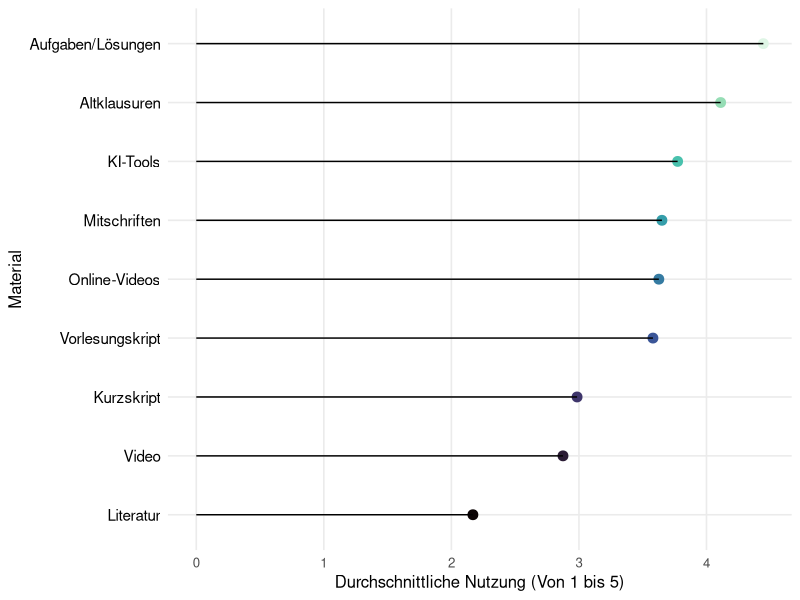
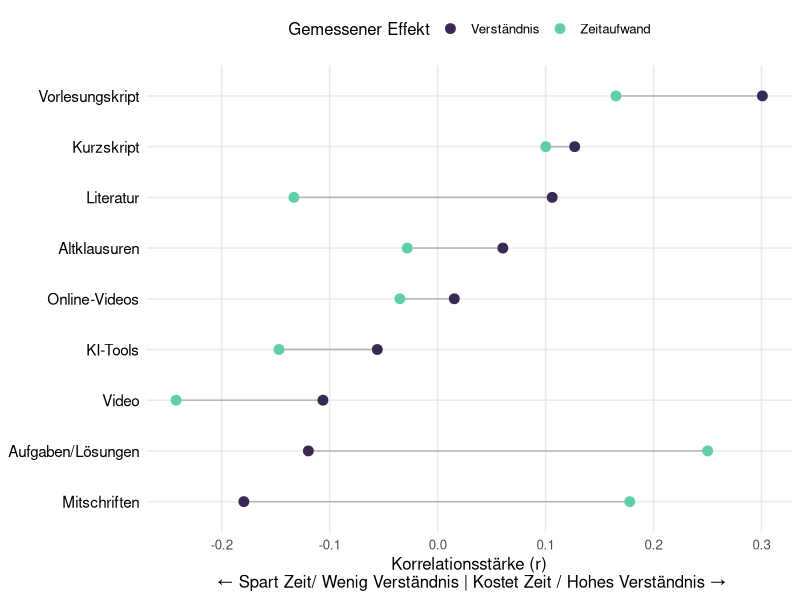
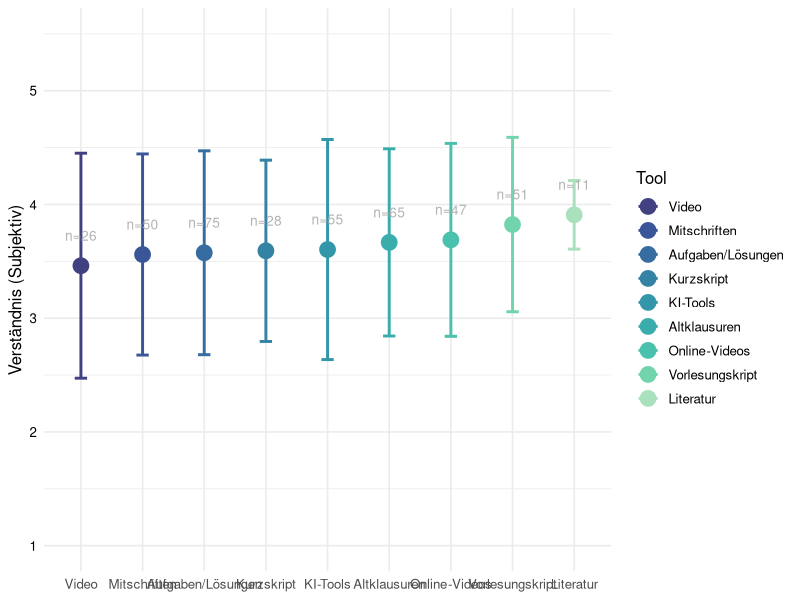
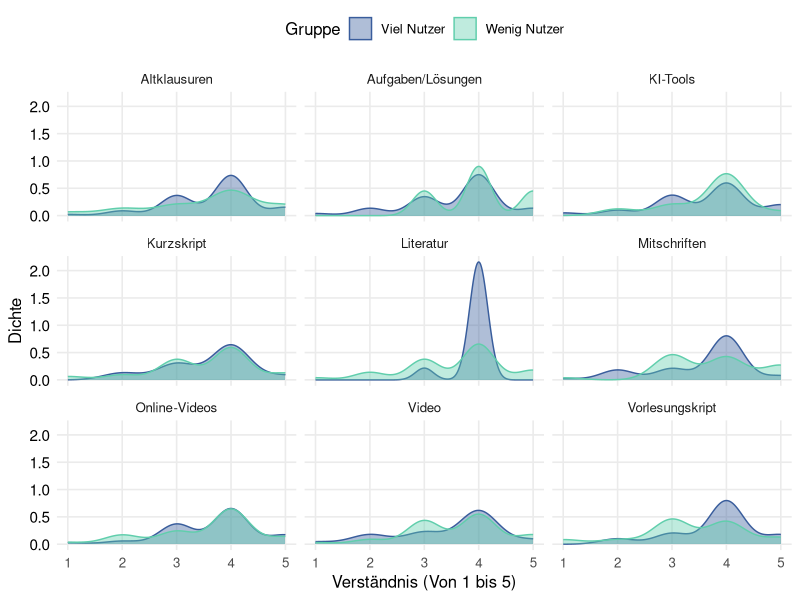
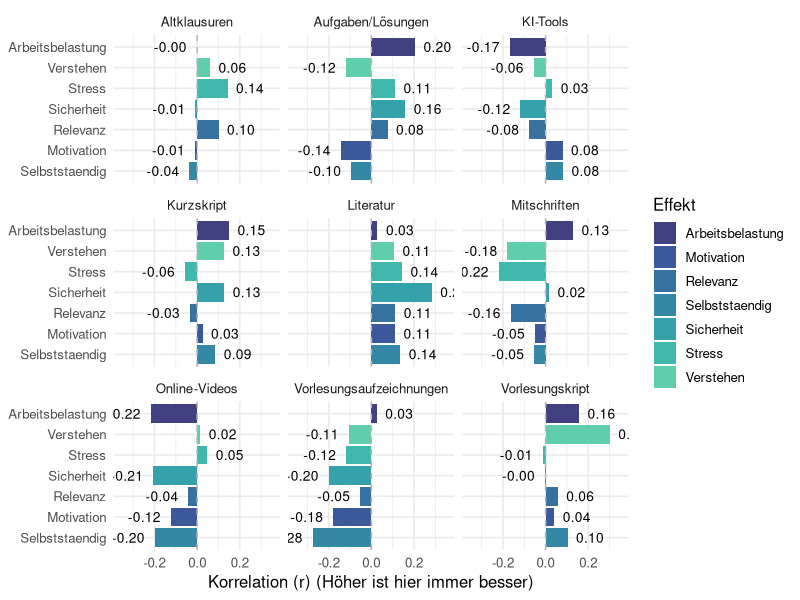

Write the R code that produced these figures, in order. (Note: this script raises an error after producing the figures.)

#Library installieren 
library(tidyverse)

#Reinladen der Umfrage ins global Enviorment
survey.data <- read.csv("results-survey_cleaned.csv")

#Frage/Plot 1 - Ein abbild zeigen von dem was wir eigentlich grade Nutzen
#Die Idee hinter diesem Plot ist für die Analyse dann um den Roten Faden zu halten erstmal zu zeigen was 
#die Studenten eigentlich Nutzen, damit wir nachher Zeigen können das obwohl KI und Digitale Lernmittel
#häufig genutzt werden sie nicht mit einer erfahrung

#Wir extrahieren die passenden Informationen aus unserer Umfrage für unseren Plot
plot.1.data <- survey.data %>%
  #Wir wählen uns die wichtigen Daten aus der Befragung aus (Hier: Die Daten zur Nutzung)
  select(starts_with("Nutzung")) %>%
  #Wir fassen alles zusammen indem wir den Durschnitt für alle mittel ausrechnen und fehlende Werte entfernen
  summarise(across(everything(), mean, na.rm = TRUE)) %>%
  #Wir Formen unser Material um damit wir das ganze mit ggplot vernünftig erstellen 
  #können und bennen Material und den Score richtig um 
  pivot_longer(everything(), names_to = "Material", values_to = "Score") %>%
  
  #Wir entfernen von den Spalten die bleibsel der csv Datei und Sortieren
  #es so das zuerst die Materialspalte und dann die Scorespalte kommt
  mutate(
    Material = str_remove_all(Material, "Nutzung_|_Num"),
  ) %>%
  
  mutate(
    Material = recode(Material,
                  "YouTube" = "Online-Videos",
                  "KI" = "KI-Tools",
                  "Videos" = "Vorlesungsaufzeichnungen",
                  "Musterloesung" = "Aufgaben/Lösungen",
                  "Buecher" = "Literatur",
                  "Skript" = "Vorlesungskript")
  ) %>%
  
  mutate( Material = fct_reorder(Material, Score))

#Wir erstellen unseren Plot für das erste Thema 
plot1 <- ggplot(plot.1.data, aes(x = Score, y = Material)) +
  #Wir erstellen einen kleinen Punkt an der Spitze der Nutzung
  geom_point(size = 3, aes(color = Material)) +
  #Wir zeichnen eine Linie die bis zu dem eben gezeichneten Punkt geht 
  geom_segment(aes(
    x = 0,
    xend = Score,
    y = Material,
    yend = Material
  )) +
  #Hinzufügen von Achsenbeschriftungen
  labs(x = "Durchschnittliche Nutzung (Von 1 bis 5)",
       y = "Material") +
  #Minimal Theme und Farbpallete für Optik vom Plots
  theme_minimal(base_size = 12) +
  theme(
    legend.position = "none", 
    panel.grid.minor = element_blank(),
    plot.title = element_text(face = "bold", size = 16), 
    axis.text.y = element_text(color = "black", size = 11)
  ) +
  scale_color_viridis_d(option = "mako") 

#Wir speichern unsere Grafik fürs Github Projekt
ggsave("Plot1.Nutzung.pdf",
       plot = plot1,
       device = "pdf",
       width = 12,
       height = 4.5)

#Frage/Plot 2 - Zeigen das viele Studenten sich Zeitersparnis beim Studium wünschen

#Um für diese Frage einen guten Plot zu erstellen müssen wir uns erstmal
#anschauen wie Zeitaufwand und Material Korrelieren

cor.time <- survey.data %>%
  summarise(across( 
    starts_with("Nutzung"), #Für alle Spalten die mit "Nutzung" anfangen in der csv
    ~ cor(.x, Effekt_Zeitaufwand_Num, use = "complete.obs") #Berechnen wir die Korrelation mit dem Zeitaufwand
  )) %>%
  #Wir beschriften unsere Zeilen wieder um und formen sie in lange Reihen um
  pivot_longer(everything(), names_to = "Material", values_to = "Zeit.Effekt")

#jetzt bauen wir diese Korrelationswerte auch für den zusammenhang mit dem Verständnis zusammen

cor.understanding <- survey.data %>%
  summarise(across( 
    starts_with("Nutzung"), #Wir nehmen uns wieder alle Nutzungsspalten
    ~ cor(.x, Qualitaet_Verstehen_Num, use = "complete.obs") #Berechnen nur diesesmal die Korrelation mit dem Verständnis
  )) %>%
  
  #Wir beschriften unsere Zeilen wieder um und formen sie in lange Reihen um
  pivot_longer(everything(), names_to = "Material", values_to = "Verstaendnis.Effekt")


#jetzt haben wir die Korrelationsdaten von Zeit und Verständnis wir wollen jetzt diese
#Kombinieren in einen Datensatz den wir dann in ggplot übergeben können

plot.2.data <- left_join(cor.time, cor.understanding, by = "Material") %>%
  mutate(
    Material = str_remove_all(Material, "Nutzung_|_Num"), #Wir entfernen wieder die Umfrage überbleibsel
  ) %>%
  
  mutate(
    Material = recode(Material,
                      "YouTube" = "Online-Videos",
                      "KI" = "KI-Tools",
                      "Videos" = "Vorlesungsaufzeichnungen",
                      "Musterloesung" = "Aufgaben/Lösungen",
                      "Buecher" = "Literatur",
                      "Skript" = "Vorlesungskript")
  ) %>%
  
  mutate( Material = fct_reorder(Material, Verstaendnis.Effekt))

#Jetzt können wir unseren finalen ggplot Erstellen das hier wird ein Dumbell Plot 
plot2 <- ggplot(plot.2.data) +
  
  #Dieser Teil baut die Linie in der mitte die die Beiden Korrelationswerte miteinander verbindet 
  geom_segment(aes(
    y = Material, yend = Material,
    x = Zeit.Effekt, xend = Verstaendnis.Effekt
  ), color = "grey70") +
  
  #Hier erstellen wir den Punkt für die Zeit auf dem Graphen
  geom_point(aes(x = Zeit.Effekt, y = Material, color = "Zeitaufwand"), size = 3) +
  
  #Das Hier ist der Punkt für das Verständnis
  geom_point(aes(x = Verstaendnis.Effekt, y = Material, color = "Verständnis"), size = 3) +
  
  #Hier nehmen wir unsere Standard Farbpalette 
  scale_color_viridis_d(option = "mako", begin = 0.2, end = 0.8) +
  #Wir erstellen Überschrift und Achsenbeschriftungen für die Verständnis
  labs(
    x = "Korrelationsstärke (r)\n ← Spart Zeit/ Wenig Verständnis | Kostet Zeit / Hohes Verständnis →",
    y = NULL,
    color = "Gemessener Effekt"
  ) +
  #Wir editieren unser Theme minimal etwas damit es unseren Anforderungen entspricht
  theme_minimal(base_size = 12) +
  theme(
    legend.position = "top", #Sorgt dafür das die Legende oben ist 
    panel.grid.minor = element_blank(),
    plot.title = element_text(face = "bold", size = 16), #Überschrift Makieren und Richtige Größe einstellen 
    axis.text.y = element_text(color = "black", size = 11) #Achsenbeschriftung einfärben und Größe Richtig bestimmen
  )

#Wir speichern wieder unseren Plot 
ggsave("Plot2.cor.time.verst.pdf",
       plot = plot2,
       device = "pdf",
       width = 12,
       height = 4.5)

#Frage/Plot 3 - Welche Materialien Korrelieren Tatsächlich mit dem Gefühl des Veständnis

plot.3.data <- survey.data %>%
  
  #Wir brauchen das verständnis und alle Nutzungs-Spalten
  select(Qualitaet_Verstehen_Num, starts_with("Nutzung")) %>%
  
  #Wir drehen wieder für ggplot die Daten damit alles untereinander steht 
  pivot_longer(
    cols = starts_with("Nutzung"),
    names_to = "Tool",
    values_to = "Haeufigkeit"
  ) %>%
  
  #Wir räumen wieder die Namen auf 
  mutate(Tool = str_remove_all(Tool, "Nutzung_|_Num")) %>%
  
  #Wir filtern alle die das Tool regelmäßig Nutzen
  filter(Haeufigkeit >= 4) %>%
  
  #Wir rechnen absofort pro Tool
  group_by(Tool) %>%
  
  #Jetzt berechnen wir die Werte die wir für den Plot eigentlich brauchen
  summarise(
    Note = mean(Qualitaet_Verstehen_Num, na.rm = TRUE), #Berechnung des Durchschnitts
    Streuung = sd(Qualitaet_Verstehen_Num, na.rm = TRUE), #Fehlerbalken
    Anzahl.User = n() #Wir zeigen an wie viele Nutzer es gab so kann man die aussagekräftigkeit besser einschätzen
  ) %>%
  
  mutate(
    Tool = recode(Tool,
                      "YouTube" = "Online-Videos",
                      "KI" = "KI-Tools",
                      "Videos" = "Vorlesungsaufzeichnungen",
                      "Musterloesung" = "Aufgaben/Lösungen",
                      "Buecher" = "Literatur",
                      "Skript" = "Vorlesungskript")
  ) %>%
  
  #Sortieren die Notes so das die beste vorne steht 
  mutate(Tool = fct_reorder(Tool, Note, .desc = FALSE))


#Jetzt erstellen wir unseren Mean/Error Plot 
plot3 <- ggplot(plot.3.data, aes(x = Tool, y = Note, color = Tool)) +
  
  #Zuerst erstellen wir den Fehlerbalken
  geom_errorbar(aes(ymin = Note - Streuung, ymax = Note + Streuung),
                width = 0.2, size = 1) +
  #Der Punkt welcher unseren durchschnittswert darstellt 
  geom_point(size = 5) +
  
  #Text Label damit man sieht wie viele Leute zu einer Häufigen Lerngruppe gehören
  geom_text(aes(label = paste0("n=", Anzahl.User)),
            vjust = -2.5, size = 3.5, color = "grey70") +
  
  #Auswählen der Farbpalette
  scale_colour_viridis_d(option = "mako", begin = 0.3, end = 0.9) +
  
  #Jezt fixieren wir die Achsen 
  scale_y_continuous(limits = c(1, 5.5), breaks = 1:5) +
  
  #Beschriftung(WIP)
  labs(
    y = "Verständnis (Subjektiv)",
    x = NULL 
  ) +
  theme_minimal(base_size = 12) +
  theme(
    axis.text.y = element_text(color = "black"),
    legend.position = "right"
  )

#Wir speichern wieder unseren Plot
ggsave("Plot3.Errorplot.pdf",
       plot = plot3,
       device = "pdf",
       width = 12,
       height = 4.5)


#Frage/Plot 4 - Macht es einen unterschied für die Note, ob ich ein Tool viel oder wenig nutze?

#Wir erstellen hierfür einen Density Plot, ursprünglich wollte ich nen einfachen 
#Boxplot verwenden aber das war mir ein wenig zu langweilig

#Wir starten wie immer mit unserer datenumformung
plot.4.data <- survey.data %>%
  
  #Wir wählen die Zeilen aus die wir brauchen das Verständnis und Nutzung 
  #von KI und Youtube im Vergleich mit Skript und Büchern
  select(Qualitaet_Verstehen_Num,
         starts_with("Nutzung_")) %>%
  
  #Wir drehen die Daten wieder für den ggplot
  pivot_longer(cols = starts_with("Nutzung_"),
               names_to = "Tool",
               values_to = "Haeufigkeit") %>%
  
  #Wir machen unseren Datensatz wieder für den Plot "sauber"
  mutate(Tool = str_remove_all(Tool, "Nutzung_|_Num")) %>%
  
  #Wir filtern alle störenden NAs raus 
  filter(!is.na(Haeufigkeit), !is.na(Qualitaet_Verstehen_Num)) %>%
  
  #Jetzt unterscheiden wir die Studenten in 2 Gruppen
  mutate(Gruppe = if_else(Haeufigkeit >= 4,
                          "Viel Nutzer",
                          "Wenig Nutzer")) %>%
  
  mutate(
    Tool = recode(Tool,
                      "YouTube" = "Online-Videos",
                      "KI" = "KI-Tools",
                      "Videos" = "Vorlesungsaufzeichnungen",
                      "Musterloesung" = "Aufgaben/Lösungen",
                      "Buecher" = "Literatur",
                      "Skript" = "Vorlesungskript")
  ) 
  

#Jetzt erstellen wir unseren density Plot 
plot4 <- ggplot(plot.4.data, aes(x = Qualitaet_Verstehen_Num, fill = Gruppe, color = Gruppe)) +
  
  #Wir erstellen unseren density Plot mit alpha = 0.4 damit die Hügel transparent sind 
  geom_density(alpha = 0.4) +
  
  #Dieser Befehl sorgt dafür das wir sozusagen Mini Plots für jedes der Materialien erstellen 
  facet_wrap(~Tool) +
  
  #Hier nehmen wir unsere Standard Farbpalette 
  scale_fill_viridis_d(option = "mako", begin = 0.4, end = 0.8) +
  scale_color_viridis_d(option = "mako", begin = 0.4, end = 0.8) +
  
  #Wir erstellen Überschrift und Achsenbeschriftungen für die Verständnis
  labs(
    x = "Verständnis (Von 1 bis 5)",
    y = "Dichte",
    fill = "Gruppe"
  ) +
  
  #Wir editieren unser Theme minimal etwas damit es unseren Anforderungen entspricht
  theme_minimal(base_size = 12) +
  
  theme(
    legend.position = "top", #Sorgt dafür das die Legende oben ist 
    panel.grid.minor = element_blank(),
    plot.title = element_text(face = "bold", size = 16), #Überschrift Makieren und Richtige Größe einstellen 
    axis.text.y = element_text(color = "black", size = 11) #Achsenbeschriftung einfärben und Größe Richtig bestimmen
  )


#Wir speichern wieder unsere Grafik 
ggsave("Plot4.Verständnisdichte.pdf",
       plot = plot4,
       device = "pdf",
       width = 12,
       height = 7)

#Frage4.5/Plot4.5 - Mit welchen Effekten Korrelieren die Arbeitsmaterialien
#Es fehlt zwischen PLot 4 und 5 für die Argumentation unserer These der Übergang deswegen
#gucken wir uns jetzt an wie die Materialien mit den Effekten zusammenhängen die für die Zufriedenheit sorgen können


plot.4.5.data <- survey.data %>%
  #Wir wählen wieder alle Spalten aus die wir brauchen 
  select(starts_with("Nutzung_"),
         starts_with("Effekt_"),
         Qualitaet_Verstehen_Num) %>%
  
  select(-Effekt_Zeitaufwand_Num) %>%
  
  #Wir berechnen von diesen Aspekten die Korrelationen und filtern wieder die NAs
  cor(use = "pairwise.complete.obs") %>%
  
  #Wir wenden wieder unseren Umformatierungstrick an
  as.table() %>%
  as.data.frame() %>%
  
  filter(
    str_detect(Var1, "Nutzung"),
    !str_detect(Var2, "Nutzung")
  ) %>%
  mutate(
    Tool = str_remove_all(Var1, "Nutzung_|_Num"),
    Effekt = str_remove_all(Var2, "Effekt_|Qualitaet_|_Num|_Rev")
  ) %>%
  mutate(
    Tool = recode(Tool,
                      "YouTube" = "Online-Videos",
                      "KI" = "KI-Tools",
                      "Video" = "Vorlesungsaufzeichnungen",
                      "Musterloesung" = "Aufgaben/Lösungen",
                      "Buecher" = "Literatur",
                      "Skript" = "Vorlesungskript")
  ) %>%
  mutate(Effekt = recode(Effekt,
                       "Zeitaufwand" = "Zeitersparnis",
                       "Selbstaendig" = "Selbständig"))
  

plot4.5 <- ggplot(plot.4.5.data, aes(x = Freq, y = reorder(Effekt, Freq), fill = Effekt)) +
  
  geom_col() +
  
  facet_wrap(~Tool, ncol = 3) +
  
  geom_text(aes(label = sprintf("%.2f", Freq),
                hjust = ifelse(Freq > 0, -0.3, 1.3)),
            size = 3.5,
            color = "black") +
  scale_fill_viridis_d(option = "mako", begin = 0.3, end = 0.8) +
  
  geom_vline(xintercept = 0, linetype = "dashed", color = "grey70") +
  
  scale_x_continuous(expand = expansion(mult = c(0.2, 0.15))) +
  
  labs(
    x = "Korrelation (r) (Höher ist hier immer besser)",
    y = NULL
  ) +
  
  theme_minimal(base_size = 12)

#Wir speichern wieder unser Bild
ggsave("Plot4.5.Korrelation.pdf",
       plot = plot4.5,
       device = "pdf",
       width = 12,
       height = 8)

#Plot/Frage 5 - Wie Korrelieren Qualitäts und Effekteigenschaften mit der Zufriedenheit
plot.5.data <- survey.data %>%
  
  #Wir suchen alle Eigenschaften raus die mit der Zufriedenheit interessant korrelieren könnten
  select(starts_with("Qualitaet_"), starts_with("Effekt_"), Zufriedenheit_Score) %>%
  
  select(-Effekt_Zeitaufwand_Num, -Qualitaet_Arbeitsbelastung_Num) %>%
  
  #Wir berechnen die Korrelation zwischen allen werten und filtern wieder NAs
  cor(use = "pairwise.complete.obs") %>%
  
  #Formen die Matrix zuerst in eine Tabelle und dann in einen Data Frame um 
  as.table() %>%
  as.data.frame() %>%
  
  #Wir filtern alle Korrelationen heraus so dass nurnoch die wichtigen Dinge übrig sind 
  filter(Var1 != "Zufriedenheit_Score", Var2 == "Zufriedenheit_Score") %>%
  
  mutate(
    Faktor = str_remove_all(Var1, "Qualitaet_|Effekt_|_Num|_Rev")
  ) %>%
  
  mutate(
    Freq = ifelse(abs(Freq) < 0.005, 0, Freq)
  ) %>%
  
  mutate(
    Faktor = recode(Faktor,
                    "Stress" = "Entspannung",
                    "Selbststaendig" = "Selbständigkeit",
                    )
  ) %>%
  
  mutate(Faktor = fct_reorder(Faktor, Freq)) 

plot5 <- ggplot(plot.5.data, aes(x = Freq, y = Faktor, fill = Freq > 0)) +
  
  geom_col(width = 0.5) +
  
  geom_vline(xintercept = 0, linetype = "solid", color = "grey70") +
  
  geom_text(aes(label = sprintf("%.2f", Freq),
                hjust = ifelse(Freq > 0, -0.3, 1.3)),
            size = 3.5,
            color = "black") +
  
  scale_fill_viridis_d(option = "mako", begin = 0.3, end = 0.8) +
  
  scale_x_continuous(expand = expansion(mult = c(0.2, 0.15))) +
  
  labs(
    x = "Korrelation mit Zufriedenheit",
    y = NULL,
    fill = NULL) +
  
  theme_minimal(base_size = 12) +
  
  theme(
    legend.position = "none",
    panel.grid.minor = element_blank()
  )

#Wir Speichern wieder unsere Ergebnisse
ggsave("Plot5.Effekt.cor.pdf",
       plot = plot5,
       device = "pdf",
       width = 12,
       height = 5)

#Plot 6 - Sonderanfertigung - Fokussierte Korrelationsheatmap für Annika

plot.6.data <- survey.data %>%
  #Wir nehmen uns alle Spalten die wir brauchen 
  select(Zufriedenheit_Score,
         matches("^(Nutzung|Qualiteat|Effekt).*_Num$")) %>%
  
  #Wir berechnen die Korrelation(Wichtig alle die nicht beide Sachen beantwortet 
  #haben werden herausgefiltert)
  cor(use = "pairwise.complete.obs") %>%
  as.table() %>%
  as.data.frame() %>%
  
  mutate(
    Var1 = str_remove_all(Var1, "Nutzung_|Qualitaet_|Effekt_|_Num|_Score|_Rev"),
    Var2 = str_remove_all(Var2, "Nutzung_|Qualitaet_|Effekt_|_Num|_Score|_Rev"),
  )

current.order <- unique(plot.6.data$Var1)
desired.order <- c("zufriedenheit", setdiff(current.order, "Zufriedenheit"))

plot.6.data <- plot.6.data %>%
  
  mutate(
    Var1 = factor(Var1, levels = desired.order),
    Var2 = factor(Var2, levels = desired.order)
  )

plot6 <- ggplot(plot.6.data, aes(x = Var1, y = Var2)) +
  
  geom_tile(aes(fill = Freq)) +
  
  geom_text(color = "black", aes(label = round(Freq, 2), size = 2.5)) +
  
  
  scale_fill_viridis_c(option = "mako", begin = 0.3, end = 0.8, limits = c(-1, 1)) +
  
  labs(
    x = NULL,
    y = NULL,
    fill = "Korrelation"
  ) +
  theme_minimal(base_size = 12) +
  
  theme(
    axis.text.x = element_text(angle = 90, vjust = 0.5, hjust = 1, color = "black"),
    axis.text.y = element_text(color = "black"),
    panel.grid = element_blank(),
    legend.position = "right"
  ) +
  
  coord_fixed()


ggsave("Plot6.compressed.Heatmap.pdf",
       plot = plot6,
       device = "pdf",
       width = 10,
       height = 10)
